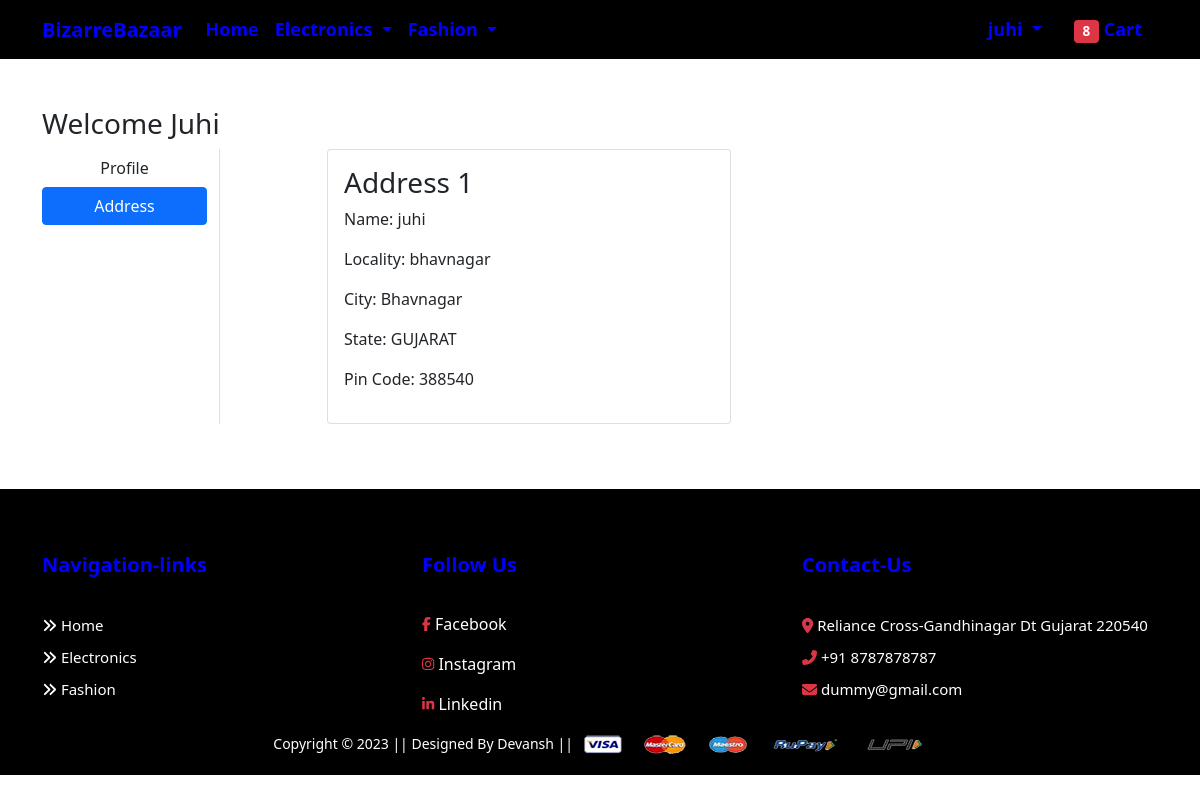
The app's page /address/ (signed in) with its own data.
### app/models.py (models this page shows, shortened)
class Customer(models.Model):
    user = models.ForeignKey(User,on_delete=models.CASCADE)
    name = models.CharField(max_length=255)
    locality = models.CharField(max_length=255)
    city = models.CharField(max_length=255)
    zipcode = models.IntegerField()
    state = models.CharField(choices=STATE_CHOICES,max_length=250)

### app/views.py (the view)
# urls.py: path('address/', views.address, name='address'),
@login_required
def address(request):
    add = Customer.objects.filter(user = request.user)
    return render(request, 'app/address.html',{'add':add})

### app/templates/app/address.html (shortened to what this page needs)
{% extends 'app/base.html' %}
{% load static %}
{% block main-content %}
<div class="container my-5" style="margin-bottom:25px;">
 <div class="row">
 <h3>Welcome {{user.username|capfirst}}</h3>
  <div class="col-sm-2 border-end">
   <ul class="list-unstyled">
    <li class="d-grid"><a href="{% url 'profile' %}" class="btn">Profile</a></li>
    <li class="d-grid"><a href="{% url 'address' %}" class="btn btn-primary">Address</a></li>
   </ul>
  </div>
  <div class="col-sm-9 offset-sm-1">
   <div class="row">
    {%for ad in add%}
    <div class="col-sm-6">
     <div class="card">
      <div class="card-body">
       <h3>Address {{forloop.counter}}</h3>
       <p>Name: {{ad.name}}</p>
       <p>Locality: {{ad.locality}}</p>
       <p>City: {{ad.city}}</p>
       <p>State: {{ad.state}}</p>
       <p>Pin Code: {{ad.zipcode}}</p>
      </div>
     </div>
    </div>
    {%endfor%}
   </div>
  </div>
 </div>
</div>
{% endblock main-content %}

### app/templates/app/base.html (shortened to what this page needs)
<!doctype html>
{% load static %}
<html lang="en">
  <head>
    <link href="https://cdn.jsdelivr.net/npm/bootstrap@5.0.0-beta1/dist/css/bootstrap.min.css" rel="stylesheet">
    <link rel="stylesheet" href="{% static 'app/css/owl.carousel.min.css' %}">
    <link rel="stylesheet" href="{% static 'app/css/all.min.css' %}">
    <link rel="stylesheet" href="{% static 'app/css/style.css' %}">
  </head>
  <body>
    <nav class="navbar navbar-expand-lg navbar-dark" style="background:black;">
     <div class="container" style="font-size:18px;">
       <a class="navbar-brand" style="color:blue; font-weight:600;" onmouseover="this.style.color='white'"
   onmouseout="this.style.color='blue'" href="/">BizarreBazaar</a>
       <div class="collapse navbar-collapse" id="navbarSupportedContent">
         <ul class="navbar-nav me-auto mb-2 mb-lg-0">
           <li class="nav-item">
             <a class="nav-link active" style="color:blue; font-weight:600;" onmouseover="this.style.color='white'"
   onmouseout="this.style.color='blue'" aria-current="page" href="/">Home</a>
           </li>
           <li class="nav-item dropdown">
             <a class="nav-link dropdown-toggle" style="color:blue;font-weight:600;"onmouseover="this.style.color='white'"
   onmouseout="this.style.color='blue'" href="#" id="electronicsDropdown" role="button" data-bs-toggle="dropdown" aria-expanded="false">
               Electronics
             </a>
           </li>
           <li class="nav-item dropdown">
             <a class="nav-link dropdown-toggle" style="color:blue;font-weight:600;" onmouseover="this.style.color='white'"
   onmouseout="this.style.color='blue'" href="#" id="fashionDropdown" role="button" data-bs-toggle="dropdown" aria-expanded="false">
               Fashion
             </a>
           </li>
         </ul>
         <div>
          <ul class="navbar-nav  me-auto mb-2 mb-lg-0">
            {%if request.user.is_authenticated %}
           <li class="nav-item dropdown mx-2">
              <a class="nav-link dropdown-toggle" style="color:blue;font-weight:600;" onmouseover="this.style.color='white'"
   onmouseout="this.style.color='blue'" href="#" id="profileDropdown" role="button" data-bs-toggle="dropdown" aria-expanded="false">
                {{user.username}}
              </a>
            </li>
            <li class="nav-item mx-2">
             <a href="{% url 'showcart' %}" class="nav-link" style="color:blue;font-weight:600;" onmouseover="this.style.color='white'"
   onmouseout="this.style.color='blue'"><span class="badge bg-danger">8</span> Cart </a>
            </li>
            {%endif%}
          </ul>
         </div>
       </div>
     </div>
    </nav>
    {% block main-content %} {% endblock main-content %}
    <footer id="footer" class="footer" style="padding-bottom:20px;">
      <div class="container">
        <div class="row">
            <div class="col-md-4">
                <div class="useful-link">
                    <h2 style="color: blue;">Navigation-links</h2>
                    <div class="use-links">
                        <li><a href="/home"><i class="fa-solid fa-angles-right"></i> Home</a></li>
                        <li><a href="/mobile"><i class="fa-solid fa-angles-right"></i> Electronics</a></li>
                        <li><a href="/topwear"><i class="fa-solid fa-angles-right"></i> Fashion</a></li>
                    </div>
                </div>
            </div>
            <div class="col-md-4">
              <div class="social-links">
                <h2 style="color: blue;">Follow Us</h2>
                <div class="social-icons" style="font-weight: 500;">
                  <li><a href=""><i class="fab fa-facebook-f fa-sm text-danger"></i> Facebook</a></li>
                  <li><a href=""><i class="fab fa-instagram fa-sm text-danger"></i> Instagram</a></li>
                  <li><a href=""><i class="fab fa-linkedin-in fa-sm text-danger"></i> Linkedin</a></li>
                </div>
              </div>
            </div>
            <div class="col-md-4">
              <div class="address">
                  <h2 style="color: blue;">Contact-Us</h2>
                  <div class="address-links" style="font-weight: 500;">
                    <li><a href=""><i class="fas fa-map-marker-alt text-danger"></i> Reliance Cross-Gandhinagar Dt Gujarat 220540</a></li>
                    <li><a href=""><i class="fas fa-phone-alt text-danger"></i> +91 8787878787</a></li>
                    <li><a href=""><i class="fas fa-envelope text-danger"></i> dummy@gmail.com</a></li>
                  </div>
              </div>
            </div>
          </div>
        </div>
       <div class="container text-center" style="width: 100%;font-weight:800px; margin-top:15px;">
          <small class="text-white" style="margin-bottom:50px;">Copyright &copy; 2023 || Designed By Devansh || </small>
          <img src="{% static 'app/images/payment.png' %}" alt="" srcset="" class="img-fluid" height="5px">
      </div>
    </footer>
  </body>
  <link rel="stylesheet" href="https://cdnjs.cloudflare.com/ajax/libs/font-awesome/5.15.4/css/all.min.css" />
</html>

### records on screen
Customer: name "juhi", locality "bhavnagar", city "Bhavnagar", state "GUJARAT", zipcode "388540"

### other values on screen
{{ user.username }} "juhi"
{{ user.username|capfirst }} "Juhi"
